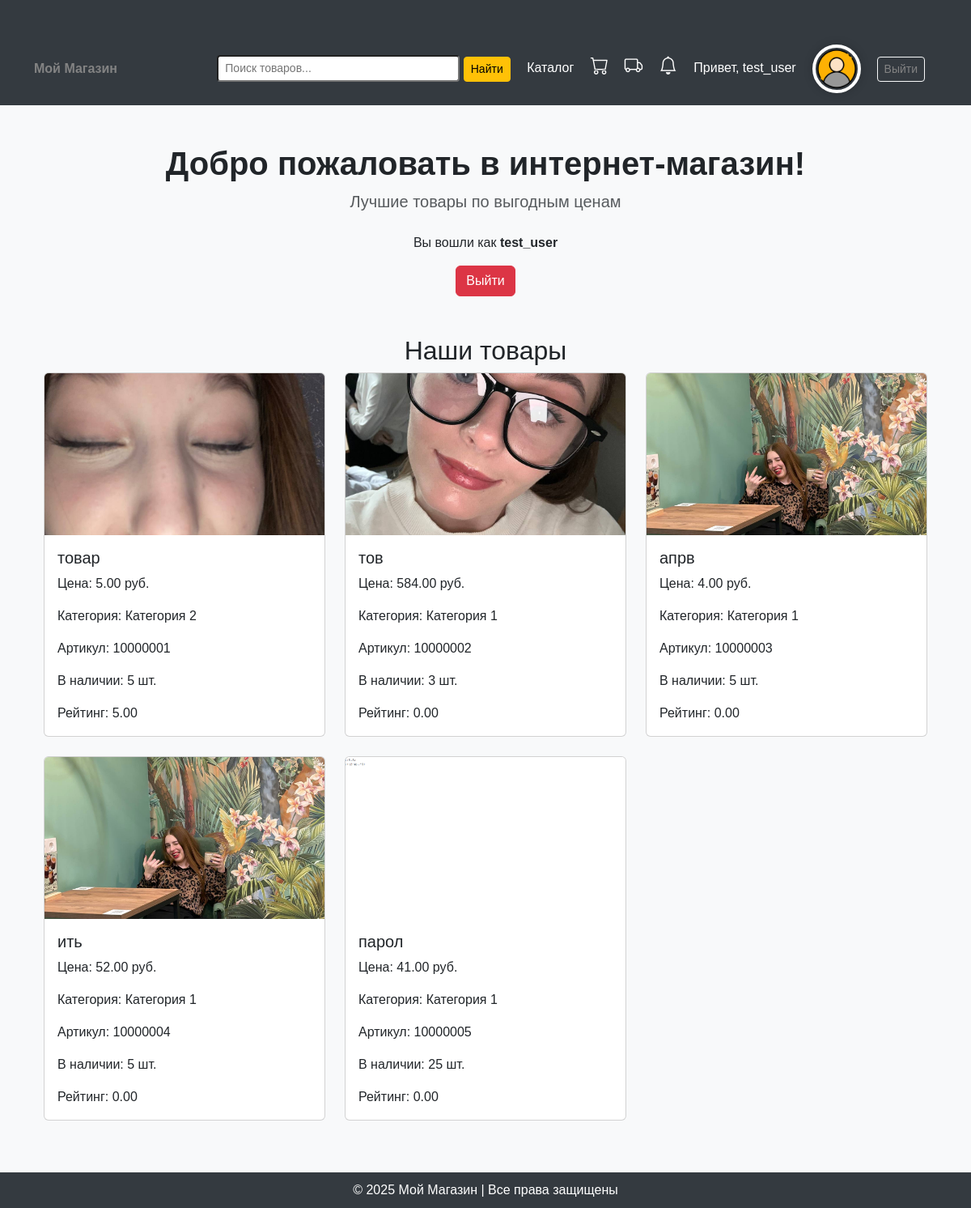
Screenshot of / (signed in) with the database file from the repository.
### accounts/models.py (models this page shows, shortened)
class UserProfile(models.Model):
    user = models.OneToOneField(User, on_delete=models.CASCADE)  # Связь с моделью User
    first_name = models.CharField(max_length=100, blank=True)
    last_name = models.CharField(max_length=100, blank=True)
    phone_number = models.CharField(max_length=20, blank=True)
    birth_date = models.DateField(null=True, blank=True)
    gender = models.CharField(max_length=10, choices=[('M', 'Male'), ('F', 'Female')], blank=True)
    delivery_address = models.TextField(blank=True)
    profile_picture = models.ImageField(upload_to='profile_pics/', null=True, blank=True)

class Product(models.Model):
    name = models.CharField(max_length=255, verbose_name="Название")
    price = models.DecimalField(max_digits=10, decimal_places=2, verbose_name="Цена")
    parameter_1 = models.CharField(max_length=255, blank=True, verbose_name="Параметр 1")
    parameter_2 = models.CharField(max_length=255, blank=True, verbose_name="Параметр 2")
    parameter_3 = models.CharField(max_length=255, blank=True, verbose_name="Параметр 3")
    parameter_4 = models.CharField(max_length=255, blank=True, verbose_name="Параметр 4")
    parameter_5 = models.CharField(max_length=255, blank=True, verbose_name="Параметр 5")
    category = models.ForeignKey(Category, on_delete=models.CASCADE, verbose_name="Категория")
    subcategory = models.ForeignKey(Subcategory, on_delete=models.SET_NULL, blank=True, null=True, verbose_name="Подкатегория")  # <-- Добавили
    sku = models.CharField(max_length=50, unique=True, verbose_name="Артикул", blank=True)
    image = models.ImageField(upload_to="product_images/", blank=True, null=True, verbose_name="Изображение")
    description = models.TextField(blank=True, null=True, verbose_name="Описание")
    stock_quantity = models.PositiveIntegerField(default=0, verbose_name="Количество в наличии")
    average_rating = models.DecimalField(max_digits=3, decimal_places=2, default=0.00)

class Category(models.Model):
    name = models.CharField(max_length=255, unique=True, verbose_name="Название категории")

### accounts/views.py (the view)
# urls.py: path('', views.home, name='home'),
def home(request):
    products = Product.objects.all()
    return render(request, 'home.html', {'products': products})

### accounts/context_processors.py (called while the page is built)
def notification_counter(request):
    if request.user.is_authenticated:
        count = Notification.objects.filter(user=request.user, is_read=False).count()
        return {'unread_notifications_count': count}
    return {}

### templates/home.html
{% extends "base.html" %}
{% block content %}
<div class="text-center mt-5">
    <h1 class="fw-bold">Добро пожаловать в интернет-магазин!</h1>
    <p class="lead text-muted">Лучшие товары по выгодным ценам</p>
    {% if user.is_authenticated %}
    <p class="mt-4">Вы вошли как <strong>{{ user.username }}</strong></p>
    {% if user.is_superuser %}
    <div class="d-flex flex-column align-items-center mt-3 gap-2">
        <a href="{% url 'add_product' %}" class="btn btn-success">Добавить товар</a>
        <a href="{% url 'add_category' %}" class="btn btn-success">Добавить категорию</a>
        <a href="{% url 'users_list' %}" class="btn btn-success">Активность пользователей</a>
        <a href="{% url 'add_pickup_point' %}" class="btn btn-success">Добавить ПВЗ</a>
        <a href="{% url 'view_orders' %}" class="btn btn-success">Просмотр заказов</a>
        <a href="{% url 'user_info' %}" class="btn btn-success">Просмотр информации о пользователях</a>
    </div>
    {% else %}
    <a href="{% url 'logout' %}" class="btn btn-danger">Выйти</a>
    {% endif %}
    {% else %}
    <p class="mt-4">Вы не авторизованы.</p>
    <a href="{% url 'login' %}" class="btn btn-primary me-2">Войти</a>
    <a href="{% url 'register' %}" class="btn btn-outline-secondary">Регистрация</a>
    {% endif %}
</div>
<div class="container mt-5">
    <h2 class="text-center">Наши товары</h2>
    <div class="row">
        {% for product in products %}
        {% include 'includes/product_card.html' %}
        {% empty %}
        <p class="text-center">Товары не найдены.</p>
        {% endfor %}
    </div>
</div>
{% endblock %}

### templates/base.html (shortened to what this page needs)
<!DOCTYPE html>
<html lang="ru">
<head>
    <link rel="stylesheet" href="https://cdn.jsdelivr.net/npm/bootstrap@5.3.0/dist/css/bootstrap.min.css">
    <link href="https://cdn.jsdelivr.net/npm/bootstrap-icons@1.10.5/font/bootstrap-icons.css" rel="stylesheet">
</head>
<body>
    <header>
        <nav class="navbar">
            <div class="container">
                <a href="{% url 'home' %}" class="fw-bold">Мой Магазин</a>
                <div>
                    {% if user.is_authenticated %}
                    <form method="get" action="{% url 'search' %}" class="d-inline me-3">
                        <input type="text" name="q" class="form-control-sm d-inline-block"
                            placeholder="Поиск товаров..." style="width:300px; display: inline-block;">
                        <button type="submit" class="btn btn-warning btn-sm">Найти</button>
                    </form>
                    <a href="{% url 'catalog' %}" class="text-white me-3">Каталог</a>
                    {% if user.is_authenticated and not user.is_superuser %}
                    <li class="nav-item d-inline-block">
                        <a class="nav-link position-relative" href="{% url 'cart' %}">
                            <i class="bi bi-cart" style="font-size: 1.4rem; color: white;"></i>
                        </a>
                    </li>
                    <a href="{% url 'delivery' %}" class="text-white me-3" title="Доставка">
                        <i class="bi bi-truck" style="font-size: 1.4rem;"></i>
                    </a>
                    <a href="{% url 'notifications' %}" class="text-white me-3 position-relative" title="Уведомления">
                        <i class="bi bi-bell" style="font-size: 1.4rem;"></i>
                    </a>
                    {% endif %}
                    <span class="text-white me-3">Привет, {{ user.username }}</span>
                    {% if user.userprofile.profile_picture %}
                    <a href="{% url 'profile' %}">
                        <img src="{{ user.userprofile.profile_picture.url }}" alt="Profile" class="profile-icon">
                    </a>
                    {% else %}
                    <a href="{% url 'profile' %}">
                        <span class="username-text">{{ user.username|slice:":1" }}</span>
                    </a>
                    {% endif %}
                    <a href="{% url 'logout' %}" class="btn btn-outline-light btn-sm">Выйти</a>
                    {% else %}
                    <a href="{% url 'login' %}" class="btn btn-light btn-sm">Войти</a>
                    <a href="{% url 'register' %}" class="btn btn-outline-light btn-sm">Регистрация</a>
                    {% endif %}
                </div>
            </div>
        </nav>
    </header>
    <main class="container">
        {% block content %}{% endblock %}
    </main>
    <footer>
        © 2025 Мой Магазин | Все права защищены
    </footer>
</body>
</html>

### templates/includes/product_card.html (shortened to what this page needs)
<div class="col-md-4 mb-4">
    <a href="{% url 'product_detail' product.id %}" class="text-decoration-none text-dark">
        <div class="card">
            {% if product.image %}
            <img src="{{ product.image.url }}" class="card-img-top" alt="{{ product.name }}"
                 style="object-fit: cover; height: 200px;">
            {% else %}
            <img src="https://via.placeholder.com/300x200" class="card-img-top" alt="No Image Available"
                 style="object-fit: cover; height: 200px;">
            {% endif %}
            <div class="card-body">
                <h5 class="card-title">{{ product.name }}</h5>
                <p class="card-text">Цена: {{ product.price }} руб.</p>
                <p class="card-text">Категория: {{ product.category.name }}</p>
                <p class="card-text">Артикул: {{ product.sku }}</p>
                <p class="card-text">В наличии: {{ product.stock_quantity }} шт.</p>
                <div class="mt-2">
                    <span>Рейтинг: {{ product.average_rating|floatformat:2 }}</span>
                </div>
            </div>
        </div>
    </a>
</div>

### templates/base.html (style rules this page uses)
body { background-color: #f8f9fa; font-family: 'Arial', sans-serif; }
.navbar { background-color: #343a40; padding: 15px; }
.navbar a { color: rgb(131, 131, 131); text-decoration: none; margin-right: 15px; }
.container { margin-top: 40px; }
footer { background-color: #343a40; color: white; text-align: center; padding: 10px; margin-top: 40px; }
.profile-icon { width: 60px; height: 60px; border-radius: 50%; object-fit: cover; border: 4px solid #fff; box-shadow: 0 0 12px rgba(0, 0, 0, 0.2); transition: all 0.3s ease-in-out; }
.card { transition: transform 0.3s ease, box-shadow 0.3s ease; }

### rows the page displays
Product: image (picture), name "товар", price "5.00", category.name "Категория 2", sku "10000001", stock_quantity "5", average_rating "5.00"
Product: image (picture), name "тов", price "584.00", category.name "Категория 1", sku "10000002", stock_quantity "3", average_rating "0.00"
Product: image (picture), name "апрв", price "4.00", category.name "Категория 1", sku "10000003", stock_quantity "5", average_rating "0.00"
Product: image (picture), name "ить", price "52.00", category.name "Категория 1", sku "10000004", stock_quantity "5", average_rating "0.00"
Product: image (picture), name "парол", price "41.00", category.name "Категория 1", sku "10000005", stock_quantity "25", average_rating "0.00"

### other values shown
{{ user.username }} "test_user"
